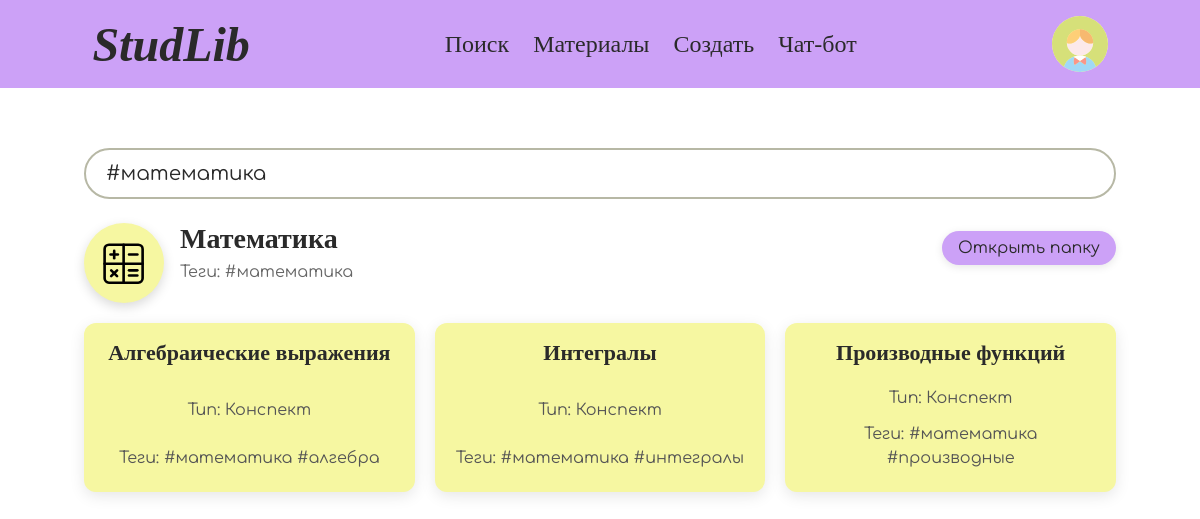
The app's page /search/index.php?tags=#математика with its own data.
### tables this page shows
CREATE TABLE IF NOT EXISTS materials (
    id INT AUTO_INCREMENT PRIMARY KEY,
    name VARCHAR(100) NOT NULL,
    type_id INT NOT NULL,
    folder_id INT DEFAULT NULL,
    user_id INT NOT NULL,
    path VARCHAR(255) DEFAULT NULL,
    tags TEXT DEFAULT NULL,
    content TEXT DEFAULT NULL,
    FOREIGN KEY (type_id) REFERENCES mat_types(id) ON DELETE CASCADE,
    FOREIGN KEY (folder_id) REFERENCES folders(id) ON DELETE CASCADE,
    FOREIGN KEY (user_id) REFERENCES users(id) ON DELETE CASCADE
);

CREATE TABLE IF NOT EXISTS users (
    id INT AUTO_INCREMENT PRIMARY KEY,
    username VARCHAR(100) NOT NULL UNIQUE,
    password VARCHAR(255) NOT NULL,
    display_name VARCHAR(255) DEFAULT NULL,
    avatar VARCHAR(100) DEFAULT NULL
);

CREATE TABLE IF NOT EXISTS folders (
    id INT AUTO_INCREMENT PRIMARY KEY,
    name VARCHAR(100) NOT NULL,
    user_id INT NOT NULL,
    tags TEXT DEFAULT NULL,
    icon VARCHAR(50) DEFAULT NULL,
    FOREIGN KEY (user_id) REFERENCES users(id) ON DELETE CASCADE
);

CREATE TABLE IF NOT EXISTS mat_types (
    id INT AUTO_INCREMENT PRIMARY KEY,
    name VARCHAR(50) UNIQUE NOT NULL
);

### config/user_avatar.php (called while the page is built, shortened)
<?php
function getUserAvatar($pdo, $user_id) {
    try {
        $stmt = $pdo->prepare("SELECT avatar FROM users WHERE id = ?");
        $stmt->execute([$user_id]);
        $user = $stmt->fetch();
        return $user['avatar'] ?? null;
    } catch (PDOException $e) {
        return null;
    }
}
?>

### search/index.php (the view, shortened to what this page needs)
<?php
require '../config/db.php';
require '../config/user_avatar.php';
$user_id = $_SESSION['user_id'] ?? 1;
$query = $_GET['tags'] ?? '';
$search_tags = [];
if (!empty($query)) {
    $tags_input = str_replace('#', ' ', $query);
    $tags_array = array_filter(array_map('trim', explode(' ', $tags_input)));
    $search_tags = array_map('strtolower', $tags_array);
}
$matching_folders = [];
if (!empty($search_tags)) {
    $like_conditions = [];
    $params = [$user_id];
    foreach ($search_tags as $i => $tag) {
        $like_conditions[] = "LOWER(tags) LIKE ?";
        $params[] = '%' . $tag . '%';
    }
    $where = implode(' OR ', $like_conditions);
    $stmt = $pdo->prepare("SELECT * FROM folders WHERE user_id = ? AND ($where) ORDER BY name");
    $stmt->execute($params);
    $matching_folders = $stmt->fetchAll();
    $stmt = $pdo->prepare("
        SELECT m.*, mt.name AS type_name
        FROM materials m
        LEFT JOIN mat_types mt ON m.type_id = mt.id
        WHERE m.user_id = ? AND ($where)
        ORDER BY m.name
    ");
    $stmt->execute($params);
    $all_matching_materials = $stmt->fetchAll();
    $materials_by_folder = [];
    foreach ($all_matching_materials as $mat) {
        $fid = $mat['folder_id'] ?? 0;
        $materials_by_folder[$fid][] = $mat;
    }
}
?>
<!DOCTYPE html>
<html lang="ru">
<head>
    <link rel="stylesheet" href="../assets/css/main.css">
</head>
<body>
    <?php require_once __DIR__ . '/../includes/header.php'; ?>
<main>
    <form method="GET">
        <input type="text" name="tags" class="search_line" placeholder="Введите #теги через пробел" value="<?php echo htmlspecialchars($query); ?>">
    </form>
    <?php if (empty($search_tags)): ?>
    <?php elseif (empty($matching_folders) && empty($all_matching_materials)): ?>
        <div class="no-results">Ничего не найдено по запросу: <?php echo htmlspecialchars($query); ?></div>
    <?php else: ?>
        <?php foreach ($matching_folders as $folder):
            $folder_mats = $materials_by_folder[$folder['id']] ?? [];
        ?>
            <div class="search-folder-section">
                <div class="folder-section">
                    <div class="folder-header">
                        <div class="folder-icon">
                            <?php if (!empty($folder['icon'])): ?>
                                <img src="../assets/icons/<?php echo htmlspecialchars($folder['icon']); ?>" alt="<?php echo htmlspecialchars($folder['name']); ?>">
                            <?php endif; ?>
                        </div>
                        <div class="folder-info-wrapper">
                            <div class="folder-title"><?php echo htmlspecialchars($folder['name']); ?></div>
                            <?php if ($folder['tags']): ?>
                                <p class="tags_folder_inline">Теги: <?php echo htmlspecialchars($folder['tags']); ?></p>
                            <?php endif; ?>
                        </div>
                        <div class="folder-actions">
                            <a href="../folders/view.php?id=<?php echo $folder['id']; ?>" class="open-folder-btn">Открыть папку</a>
                        </div>
                    </div>
                </div>
                <?php if (!empty($folder_mats)): ?>
                    <div class="materials-grid">
                        <?php foreach ($folder_mats as $mat): ?>
                            <a href="../materials/view.php?id=<?php echo $mat['id']; ?>&return_to=<?php echo urlencode('search/index.php' . ($query ? '?tags=' . urlencode($query) : '')); ?>" class="material-card material-card-yellow">
                                <h3><?php echo htmlspecialchars($mat['name']); ?></h3>
                                <p>Тип: <?php echo htmlspecialchars($mat['type_name'] ?? 'Не указан'); ?></p>
                                <?php if ($mat['tags']): ?>
                                    <p>Теги: <?php echo htmlspecialchars($mat['tags']); ?></p>
                                <?php endif; ?>
                            </a>
                        <?php endforeach; ?>
                    </div>
                <?php else: ?>
                    <div class="empty-folder">
                        В папке пока нет материалов
                    </div>
                <?php endif; ?>
            </div>
        <?php endforeach; ?>
    <?php endif; ?>
</main>
</body>
</html>

### includes/header.php (shortened to what this page needs)
<?php
require_once __DIR__ . '/../config/user_avatar.php';
$user_id = $user_id ?? $_SESSION['user_id'] ?? null;
$user_avatar = $user_id ? getUserAvatar($pdo, $user_id) : null;
$scriptPath = $_SERVER['SCRIPT_NAME'];
$scriptDir = dirname($scriptPath);
$basePath = ($scriptDir !== '/' && $scriptDir !== '.' && $scriptDir !== '\\') ? '../' : '';
$cabinetPath = strpos($_SERVER['SCRIPT_NAME'], 'cabinet/') !== false ? 'index.php' : $basePath . 'cabinet/index.php';
?>
<header class="main-header">
    <div class="header-row">
        <div class="header-title">StudLib</div>
        <nav class="header-nav">
            <a href="<?= $basePath ?>search/index.php">Поиск</a>
            <a href="<?= $basePath ?>folders/list.php">Материалы</a>
            <div class="dropdown">
                <label for="add-dropdown" class="dropdown-toggle">Создать</label>
            </div>
            <a href="https://web.telegram.org/k/">Чат-бот</a>
        </nav>
        <div class="profile-inline">
            <a href="<?= $cabinetPath ?>" class="prof_pic" title="Личный кабинет">
                <?php if (!empty($user_avatar)): ?>
                    <img src="<?= $basePath ?>assets/avatars/<?= htmlspecialchars($user_avatar) ?>" alt="Аватар">
                <?php endif; ?>
            </a>
        </div>
    </div>
</header>

### records on screen
materials: folder.avatar (picture), name "Производные функций", type.name "Конспект", tags "#математика #производные"
folders: icon (picture), name "Математика", tags "#математика"
materials: name "Алгебраические выражения", type.name "Конспект", tags "#математика #алгебра"
materials: name "Интегралы", type.name "Конспект", tags "#математика #интегралы"
